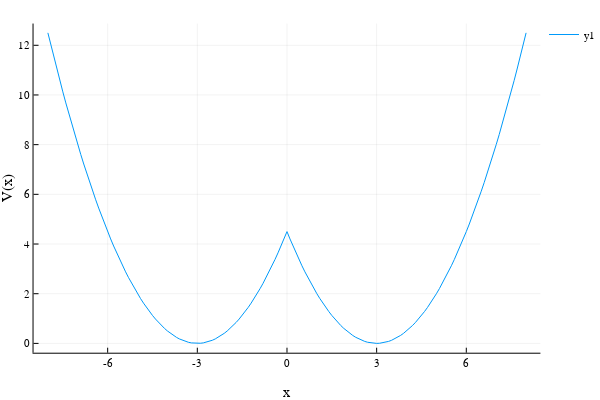

The cell this chart's notebook holds for it:
### Code cell
plot(x, Vx)

plot!(xlabel="x", ylabel="V(x)",
plot_title="Double Well Potential")

### Figure 1 — Plotly figure (JSON) as saved in the notebook; plotly's stock layout.template omitted (floating-point values rounded to 4 significant figures; data arrays with more than 128 entries replaced by an {"elided": "..."} marker saying what was removed)
{"data": [{"colorbar": {"title": ""}, "hoverinfo": "text", "legendgroup": "y1", "line": {"color": "rgba(0, 154, 250, 1.000)", "dash": "solid", "shape": "linear", "width": 1}, "mode": "lines", "name": "y1", "showlegend": true, "text": {"elided": "161 null values"}, "type": "scatter", "x": {"elided": "161 float values"}, "xaxis": "x1", "y": {"elided": "161 float values"}, "yaxis": "y1", "zmax": 0.1, "zmin": -0.1}], "layout": {"annotations": [], "height": 400, "legend": {"bgcolor": "rgba(255, 255, 255, 1.000)", "bordercolor": "rgba(0, 0, 0, 1.000)", "font": {"color": "rgba(0, 0, 0, 1.000)", "family": "sans-serif", "size": 11}, "tracegroupgap": 0, "x": 1, "y": 1}, "margin": {"b": 20, "l": 0, "r": 0, "t": 20}, "paper_bgcolor": "rgba(255, 255, 255, 1.000)", "plot_bgcolor": "rgba(255, 255, 255, 1.000)", "showlegend": true, "width": 600, "xaxis": {"anchor": "y1", "domain": [0.06165, 0.9934], "gridcolor": "rgba(0, 0, 0, 0.100)", "gridwidth": 0.5, "linecolor": "rgba(0, 0, 0, 1.000)", "mirror": false, "range": [-8.48, 8.48], "showgrid": true, "showline": true, "showticklabels": true, "tickangle": 0, "tickcolor": "rgb(0, 0, 0)", "tickfont": {"color": "rgba(0, 0, 0, 1.000)", "family": "sans-serif", "size": 11}, "tickmode": "array", "ticks": "inside", "ticktext": ["-6", "-3", "0", "3", "6"], "tickvals": [-6, -3, 0, 3, 6], "title": "x", "titlefont": {"color": "rgba(0, 0, 0, 1.000)", "family": "sans-serif", "size": 15}, "type": "-", "visible": true, "zeroline": false, "zerolinecolor": "rgba(0, 0, 0, 1.000)"}, "yaxis": {"anchor": "x1", "domain": [0.07581, 0.9902], "gridcolor": "rgba(0, 0, 0, 0.100)", "gridwidth": 0.5, "linecolor": "rgba(0, 0, 0, 1.000)", "mirror": false, "range": [-0.375, 12.88], "showgrid": true, "showline": true, "showticklabels": true, "tickangle": 0, "tickcolor": "rgb(0, 0, 0)", "tickfont": {"color": "rgba(0, 0, 0, 1.000)", "family": "sans-serif", "size": 11}, "tickmode": "array", "ticks": "inside", "ticktext": ["0", "2", "4", "6", "8", "10", "12"], "tickvals": [0, 2, 4, 6, 8, 10, 12], "title": "V(x)", "titlefont": {"color": "rgba(0, 0, 0, 1.000)", "family": "sans-serif", "size": 15}, "type": "-", "visible": true, "zeroline": false, "zerolinecolor": "rgba(0, 0, 0, 1.000)"}}}
